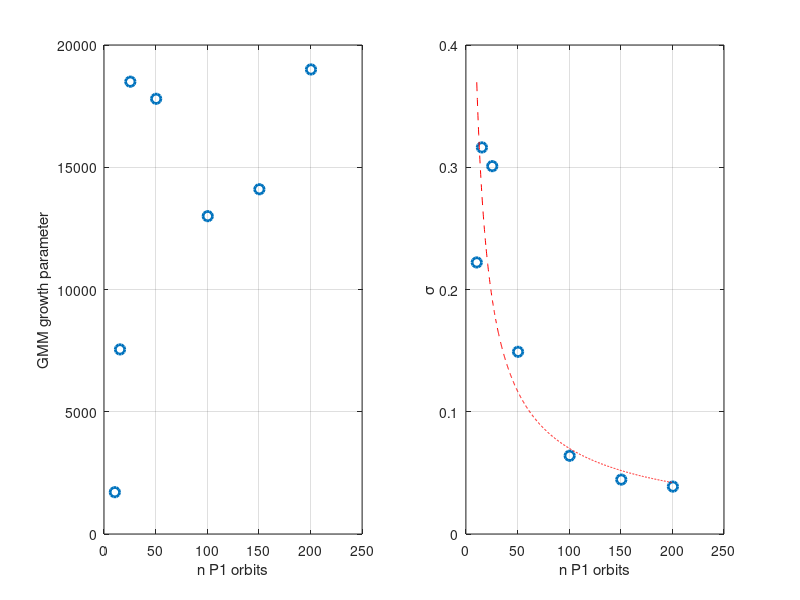
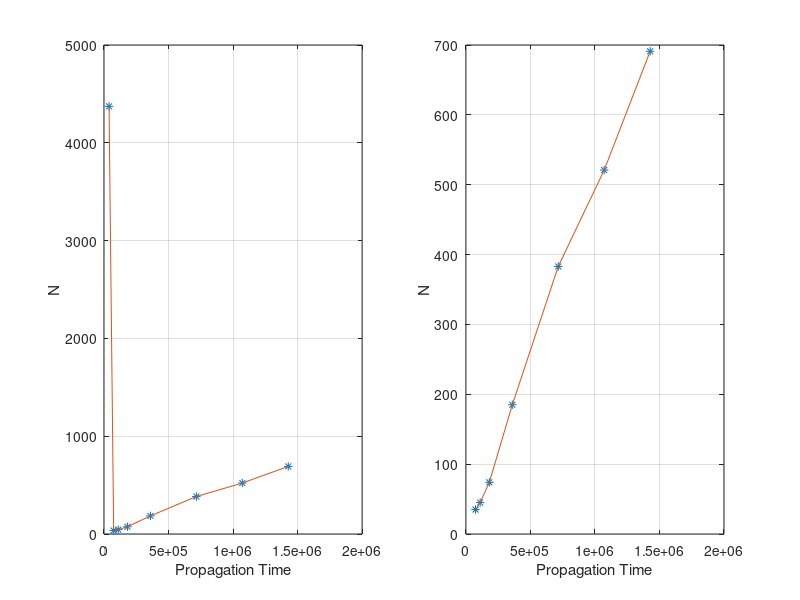

Source code (MATLAB) for these figures, in order:
clc;
clear;
close all;

t_gen = 3560.54081721256; % t_gen = 3560.54081721256;
P_rel = 35605.4081721257; %42726.4898065508;
P1 = 7121.08163442513; %7121.081634425;
P2 = 5934.23469535428; %  8545.29796131015
figure(1)
subplot(1,2,1)
x = t_gen + [2*P_rel,3*P_rel,5*P_rel,10*P_rel,20*P_rel,30*P_rel,40*P_rel]; x2 = x / P1;
y = [1710.5, 7550, 18500, 17800, 13000, 14100, 19000];% y = [6001;7850;7910;4881;4498;5448;5496]; %y = [320000,220000,95000,20000,4000,3000,1700];
P = polyfit(log(x),log(y),1); xfit = linspace(x(1),x(end),1000); yfit = exp(polyval(P,log(xfit)));
plot(x2,y,'o','LineWidth',2,'MarkerSize',7)
hold on
% plot(x2,[7059.11,6740.4,6354.7,5861.9,5404.7,5153.4,4982],'o','LineWidth',2,'MarkerSize',7)
% plot(x2,[7059.11,6740.4,6354.7,5861.9,5404.7,5153.4,4982],'o','LineWidth',2,'MarkerSize',7)
% plot(x2,ones(1,length(x2)) * 27046,'o','LineWidth',2,'MarkerSize',7)

% [0.379152416; ]
% loglog(xfit,yfit, 'r--')
xlabel('n P1 orbits')
ylabel('GMM growth parameter')
% ylabel('\sigma')
grid on

subplot(1,2,2)
x =t_gen + [2*P_rel,3*P_rel,5*P_rel,10*P_rel,20*P_rel,30*P_rel,40*P_rel];  x2 = x / P1;
y = [0.22213903632, 0.3162224102295, 0.30089403326806, 0.149034238686861, 0.0639983150657429,  0.0445079186242624, 0.038782037719224];% y = [0.3496, 0.2702, 0.1645, 0.0651, 0.0314, 0.0231, 0.0174]; % y = [2.552959513, 1.4302707, 0.5700845976, 0.1318646527795, 0.029605219483, 0.022097543, 0.0096685475787292];
%     x = [2,3,4,6,11,21,31,41]; y = [0.0027445192, 2.552959513, 1.4302707, 0.5700845976, 0.1318646527795, 0.029605219483, 0.022097543, 0.0096685475787292];
P = polyfit(log(x),log(y),1); xfit = linspace(x(1),x(end),1000); yfit = exp(polyval(P,log(xfit))); xfit2 = linspace(x(1),x(end),1000)/P1; 
plot(x2,y,'o','LineWidth',2,'MarkerSize',7)
hold on
% plot(x2,[0.3791524, 0.250333238, 0.147432470, 0.07138490, 0.034414241, 0.022434025, 0.016554757],'o','LineWidth',2,'MarkerSize',7)
% plot(x2,[0.74219895059, 0.501485777, 0.30417989778, 0.1533468906, 0.07699159, 0.051398819, 0.038575829],'o','LineWidth',2,'MarkerSize',7)
plot(xfit2,yfit, 'r--')
xlabel('n P1 orbits')
ylabel('\sigma')
grid on
% a;b;d;ao;n;t = [-1.05893709395951; 11.0984058969646; 6.64600663352005e-05; 8000; 0.000882335806516395; 1712620.13307924];
% a;b = [-0.737348323900236; 7.27922114076907]

figure(2)
subplot(1,2,1)
x =t_gen + [P_rel,2*P_rel,3*P_rel,5*P_rel,10*P_rel,20*P_rel,30*P_rel,40*P_rel]; 
y = [4373; 35; 45; 74; 185; 383; 521; 691];
plot(x,y,'*')
hold on
plot(x,y)
grid on
xlabel('Propagation Time')
ylabel('N')

subplot(1,2,2)
x =t_gen + [2*P_rel,3*P_rel,5*P_rel,10*P_rel,20*P_rel,30*P_rel,40*P_rel]; 
y = [35; 45; 74; 185; 383; 521; 691];
plot(x,y,'*')
hold on
plot(x,y)
grid on
xlabel('Propagation Time')
ylabel('N')

% plot([3,4,6,11,21,31],[550,830,950,765,700,1750],'o','LineWidth',2,'MarkerSize',7)
% semilogy([3,4,6,11,21,31,41],[1.9,1.6,1.25,1.053,1.012,1.014,1.005],'o','LineWidth',2,'MarkerSize',7)
% plot([2,3,4,6,11,21,31,41],[5.93652246648364e-05,0.10619557634912,0.0880526577487318,0.0578617590661758,0.0265482718383383,0.0118715607095809,0.0132731402718547,0.00773800142107866],'o','LineWidth',2,'MarkerSize',7)